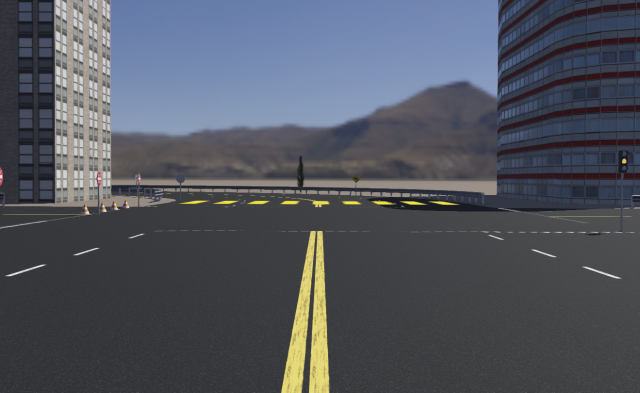
#> input picture lineDetecion/RETA.png, 1280 x 785 px, found by its file name (shown at 1/2 size)
$ python detecLinhas.py RETA.png
#> lines starting #> are read from the running program, lines starting #| are printed output that depends on the picture; after the words box and inside, x2 and y2 are one past the last pixel; in counts of white or black regions, pixels touching at a corner belong together
from ctypes import sizeof
from operator import index
import sys
import math
from tokenize import Ignore
import cv2
import numpy as np

def main(argv):

    # Loads an image
    image = cv2.imread('TCC_DETEC_LINHAS\RETA.png')
#> image is the input picture: shape (785, 1280, 3); mean B, G, R 94.6, 85.2, 81.4
    # Check if image is loaded fine

    if image is None:
        print ('Error opening image!')
        return -1

    #frame into grayscale
    grayscale = cv2.cvtColor(image, cv2.COLOR_BGR2GRAY)
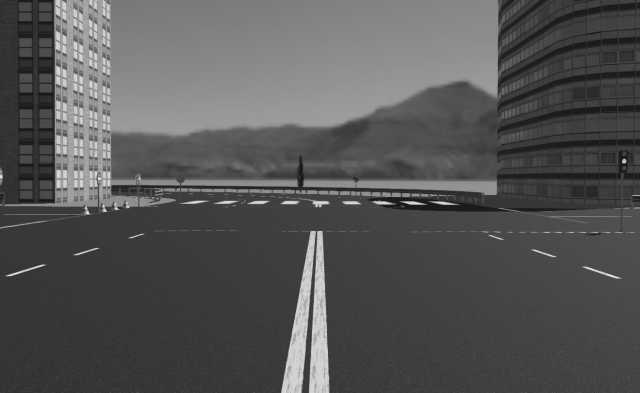
#> grayscale: shape (785, 1280) (shown at 1/2 size); min 17, max 247, mean 85.1

    ##Gaussian blur to the frame
    kernel_size = 5
    blur = cv2.GaussianBlur(grayscale, (kernel_size, kernel_size), 0)

    ##Canny edge detection
    edges  = cv2.Canny(blur, 50, 150)
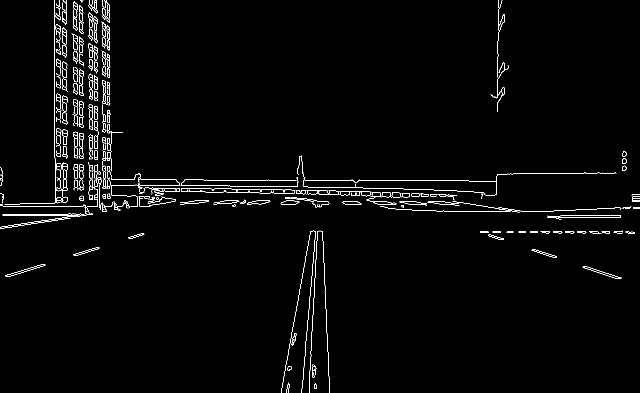
#> edges: shape (785, 1280) (shown at 1/2 size); 1.8% white in thin lines or dots

    #Create a set of vertices for the mask (0, image.shape[0]), (0, 1280), (790, 0), (image.shape[1], image.shape[0])
    vertices = np.array([[(1270,780),(0,780),(10,450),(1270,460)]], dtype=np.int32)
    mask = np.zeros_like(edges)
    cv2.fillPoly(mask, vertices, 255)
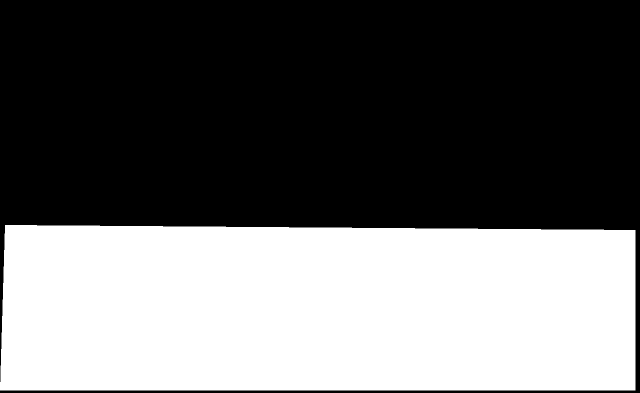
#> mask: shape (785, 1280) (shown at 1/2 size); 41.1% white; 1 white region, box (x1, y1, x2, y2) and area: (0, 450, 1271, 781) 412746
    masked_edges = cv2.bitwise_and(edges, mask)
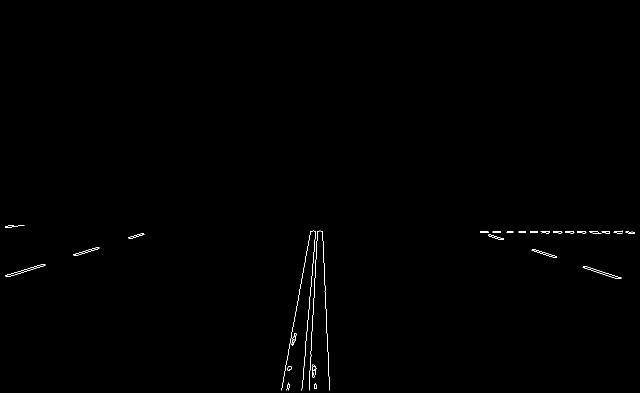
#> masked_edges: shape (785, 1280) (shown at 1/2 size); 0.27% white in thin lines or dots, all inside (x1, y1, x2, y2) = (10, 450, 1270, 781)
    rho = 3
    theta = np.pi / 180
    threshold = 15
    min_line_len = 150
    max_line_gap = 60
    lines = cv2.HoughLinesP(masked_edges, rho, theta, threshold, np.array([]), minLineLength=min_line_len, maxLineGap=max_line_gap)
#> lines = [[618, 780, 635, 462], [603, 780, 631, 464], [962, 464, 1112, 512], [649, 582, 658, 766], [960, 462, 1202, 466], [563, 780, 599, 578], [1064, 501, 1241, 555], [11, 550, 196, 497]]
    delete = []
    if lines is not None:
        for i in range(0, len(lines)):
            l = lines[i][0]
            ##ignorar a linha do meio
            if(l[0] > 500 and l[0] < 700 and l[1] > 440 and l[1] < 781  and l[2] > 500 and l[2] <700 and l[3] > 440 and l[3] <781 ):
                delete.append(i)
            else:
                cv2.line(masked_edges, (l[0], l[1]), (l[2], l[3]), (255,0,0), 3, cv2.LINE_AA)
#> this loop made 8 passes
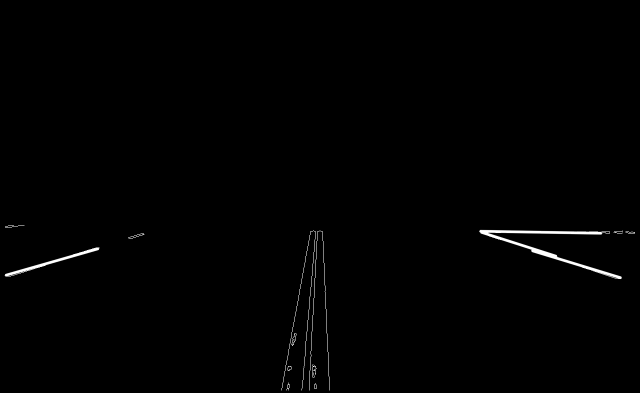
#> masked_edges: shape (785, 1280) (shown at 1/2 size); 0.44% of pixels changed, all inside (x1, y1, x2, y2) = (8, 459, 1245, 559)
#> after the loop, delete = [0, 1, 3, 5]


    # [4 lines of commented-out code are left out]
    print(lines)
#| [[[ 618  780  635  462]]
#|  [[ 603  780  631  464]]
#|  [[ 962  464 1112  512]]
#|  [[ 649  582  658  766]]
#|  [[ 960  462 1202  466]]
#|  [[ 563  780  599  578]]
#|  [[1064  501 1241  555]]
#|  [[  11  550  196  497]]]
    cv2.imshow("image", image)
    cv2.imshow("masked_edges", masked_edges)
    ##cv2.imshow("edges", edges)
    cv2.waitKey()
    return 0

if __name__ == "__main__":
    main(sys.argv[1:])
